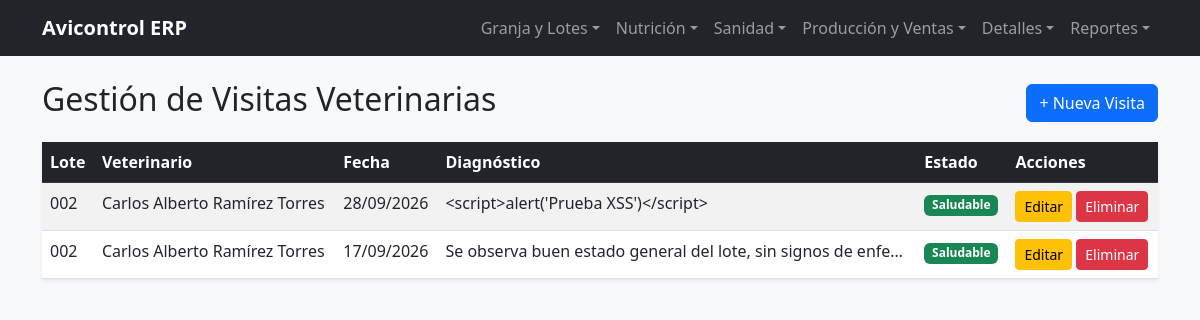
The page /granjas/visitas/ on the database its author committed.
### granjas/models.py (models this page shows, shortened)
class VisitaVeterinaria(models.Model):
    ESTADO_CHOICES = [
        ('SALUDABLE', 'Saludable'),
        ('OBSERVACION', 'En Observación'),
        ('CRITICO', 'Crítico'),
    ]
    lote = models.ForeignKey(
        Lote, on_delete=models.CASCADE,
        related_name='visitas_veterinarias', verbose_name="Lote"
    )
    veterinario = models.ForeignKey(
        Veterinario, on_delete=models.PROTECT,
        related_name='visitas_realizadas', verbose_name="Veterinario"
    )
    fecha_visita = models.DateField(verbose_name="Fecha de Visita")
    diagnostico = models.TextField(verbose_name="Diagnóstico")
    estado_lote = models.CharField(
        max_length=20, choices=ESTADO_CHOICES,
        default='SALUDABLE', verbose_name="Estado del Lote"
    )
    class Meta:
        verbose_name = "Visita Veterinaria"
        verbose_name_plural = "Visitas Veterinarias"
        ordering = ['-fecha_visita']

class Lote(models.Model):
    ESTADO_LOTE = [
        ('CRECIMIENTO', 'En Crecimiento'),
        ('FINALIZADO', 'Procesado / Finalizado'),
    ]
    galpon = models.ForeignKey(Galpon, on_delete=models.CASCADE, related_name='lotes', verbose_name="Galpón")
    codigo_lote = models.CharField(max_length=30, unique=True, verbose_name="Código de Lote")
    cantidad_inicial = models.PositiveIntegerField(verbose_name="Cantidad Inicial de Aves")
    fecha_ingreso = models.DateField(verbose_name="Fecha de Ingreso")
    raza = models.CharField(max_length=50, verbose_name="Raza")
    estado = models.CharField(max_length=20, choices=ESTADO_LOTE, default='CRECIMIENTO', verbose_name="Estado")
    veterinarios = models.ManyToManyField(
        'Veterinario',
        through='VisitaVeterinaria',
        related_name='lotes_atendidos',
        verbose_name="Veterinarios que atendieron"
    )
    objects = LoteQuerySet.as_manager()
    class Meta:
        verbose_name = "Lote"
        verbose_name_plural = "Lotes"
        ordering = ['-id']

class Veterinario(models.Model):
    nombre_completo = models.CharField(max_length=150, verbose_name="Nombre Completo")
    colegiatura = models.CharField(max_length=50, unique=True, verbose_name="Número de Colegiatura")
    especialidad = models.CharField(max_length=100, verbose_name="Especialidad")
    telefono = models.CharField(max_length=20, verbose_name="Teléfono")
    class Meta:
        verbose_name = "Veterinario"
        verbose_name_plural = "Veterinarios"
        ordering = ['-id']

### granjas/views.py (the view)
# urls.py: path('visitas/', views.visita_list, name='visita_list'),
def visita_list(request):
    visitas = VisitaVeterinaria.objects.select_related('lote', 'veterinario').order_by('-fecha_visita')
    return render(request, 'granjas/visita_list.html', {'visitas': visitas})

### granjas/templates/granjas/visita_list.html
{% extends 'granjas/base.html' %}
{% block content %}
<div class="d-flex justify-content-between align-items-center mb-3">
    <h2>Gestión de Visitas Veterinarias</h2>
    <a href="{% url 'granjas:visita_create' %}" class="btn btn-primary">+ Nueva Visita</a>
</div>
<table class="table table-striped table-hover shadow-sm">
    <thead class="table-dark">
        <tr>
            <th>Lote</th>
            <th>Veterinario</th>
            <th>Fecha</th>
            <th>Diagnóstico</th>
            <th>Estado</th>
            <th>Acciones</th>
        </tr>
    </thead>
        <tbody>
        {% for visita in visitas %}
            {% include 'granjas/includes/_visita_row.html' with visita=visita mostrar_lote=True mostrar_acciones=True %}
        {% empty %}
        <tr><td colspan="6" class="text-center">No hay visitas registradas.</td></tr>
        {% endfor %}
    </tbody>
</table>
{% endblock %}

### granjas/templates/granjas/includes/_visita_row.html (shortened to what this page needs)
<tr>
    {% if mostrar_lote %}
        <td>{{ visita.lote.codigo_lote }}</td>
    {% endif %}
    <td>{{ visita.veterinario.nombre_completo }}</td>
    <td>{{ visita.fecha_visita|date:"d/m/Y" }}</td>
    <td>{{ visita.diagnostico|truncatechars:60 }}</td>
    <td>
        <span class="badge {% if visita.estado_lote == 'SALUDABLE' %}bg-success{% elif visita.estado_lote == 'OBSERVACION' %}bg-warning text-dark{% else %}bg-danger{% endif %}">
            {{ visita.get_estado_lote_display }}
        </span>
    </td>
    {% if mostrar_acciones %}
        <td>
            {% include "granjas/includes/_acciones_tabla.html" with update_url="granjas:visita_update" delete_url="granjas:visita_delete" item_pk=visita.pk %}
        </td>
    {% endif %}
</tr>

### granjas/templates/granjas/includes/_acciones_tabla.html (shortened to what this page needs)
<a href="{% url update_url item_pk %}" class="btn btn-sm btn-warning">Editar</a>
<a href="{% url delete_url item_pk %}" class="btn btn-sm btn-danger">Eliminar</a>

### rows shown on the page
VisitaVeterinaria: lote.codigo_lote "002", veterinario.nombre_completo "Carlos Alberto Ramírez Torres", fecha_visita "28/09/2026", diagnostico "<script>alert('Prueba XSS')</script>", estado_lote "Saludable"
VisitaVeterinaria: lote.codigo_lote "002", veterinario.nombre_completo "Carlos Alberto Ramírez Torres", fecha_visita "17/09/2026", diagnostico "Se observa buen estado general del lote, sin signos de enfe…", estado_lote "Saludable"
